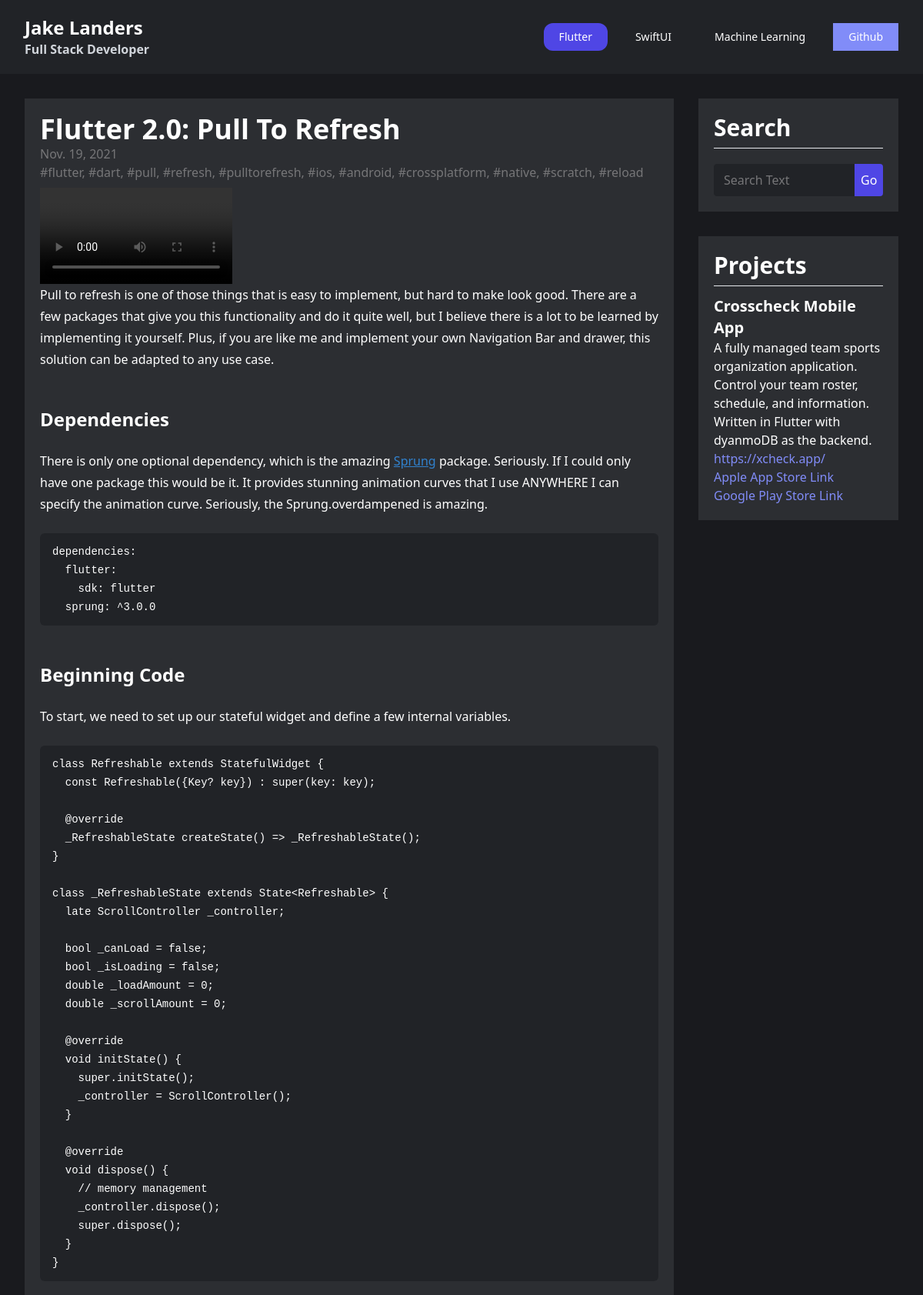
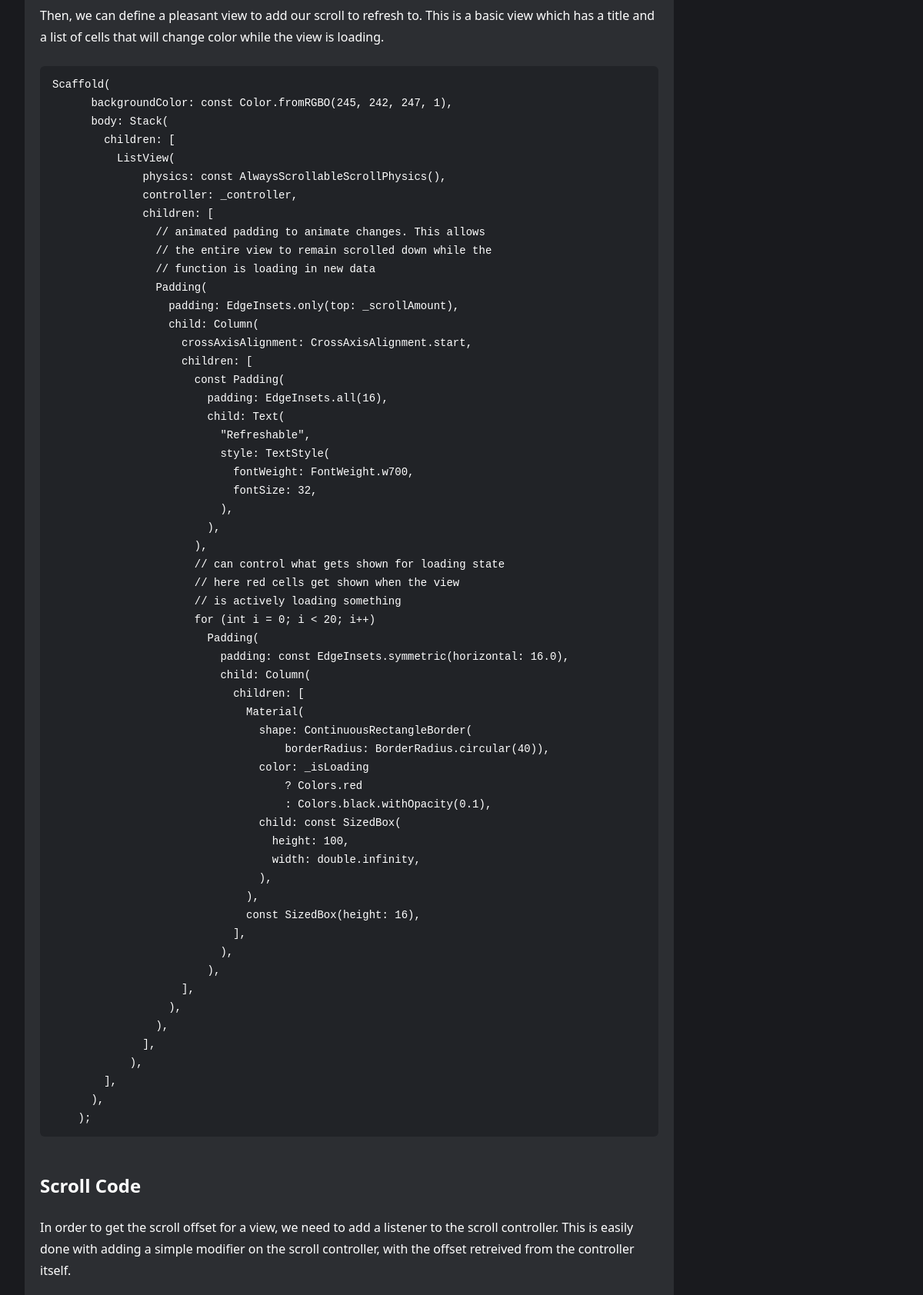
The app's page /flutter/3/ (upper part) with its own data (2 pictures, top to bottom).
### blog/models.py (models this page shows, shortened)
class Article(models.Model):
    title = models.CharField(max_length=200)
    category = models.ForeignKey(Category, on_delete=models.CASCADE)
    date = models.DateField("date posted")
    description = models.TextField(default="")
    body = models.TextField()
    tags = models.CharField(max_length=200, default="")
    def get_tags(self):
        if self.tags == "":
            return ""
        else:
            list_tags = self.tags.split(",")
            tag_str = ""
            for i in list_tags:
                if i == list_tags[-1]:
                    tag_str = tag_str + "#{}".format(i)
                else:
                    tag_str = tag_str + "#{}, ".format(i)
            return tag_str

class Video(models.Model):
    video = models.FileField(upload_to="assets/", default="", blank=True)
    name = models.CharField(max_length=100, default="")
    article = models.ForeignKey(Article, on_delete=models.CASCADE)

### blog/views.py (the view, shortened to what this page needs)
# urls.py: path("<str:category>/<int:id>/", views.article_detail, name="article_detail",),
def article_detail(request, category, id):
    article = Article.objects.get(id=id)
    article.body = md.markdown(
        article.body,
        extensions=[
            "markdown.extensions.fenced_code",
            "markdown.extensions.extra",
            "markdown.extensions.toc",
        ],
    )
    replies = Reply.objects.filter(article__id=id)
    images = Image.objects.filter(article__id=id)
    videos = Video.objects.filter(article__id=id)
    return render(
        request,
        "blog/articles/article.html",
        {"article": article, "replies": replies, "images": images, "videos": videos},
    )

### templates/blog/articles/article.html (shortened to what this page needs)
{% extends "base.html" %}
{% load static %}
{% block content %}
<head>
</head>
<div>
    <div class="p-5 bg-cgray-600 space-y-4">
        <div class="">
            <h1 class="text-4xl font-extrabold">
                {{ article.title }}
            </h1>
            <h2 class="text-md text-cgray-400">
                {{ article.date }}
            </h2>
            <p class="pb-2 text-cgray-400">
                {{ article.get_tags }}
            </p>
        </div>
        <div class="grid grid-cols-1 lg:grid-cols-2 md:gap-8">
            {% for video in videos %}
            <div class="rounded-md">
                <video width="250" controls>
                    <source src=" {{ video.video.url }}" type="video/mp4">
                    <source src="{{ video.video.url }}" type="video/ogg">
                </video>
            </div>
            {% endfor %}
        </div>
        <article class="prose sm:max-w-none md:max-w-5xl content-center">
            {{ article.body | safe }}
        </article>
    </div>
</div>
</div>
{% endblock content %}

### blog/static/css/styles.css (style rules this page uses)
html { -moz-tab-size:4;-o-tab-size:4;tab-size:4;line-height:1.15;-webkit-text-size-adjust:100% }
body { margin:0;font-family:system-ui,-apple-system,Segoe UI,Roboto,Helvetica,Arial,sans-serif,Apple Color Emoji,Segoe UI Emoji }
code,kbd,pre,samp { font-family:ui-monospace,SFMono-Regular,Consolas,Liberation Mono,Menlo,monospace;font-size:1em }
blockquote,dd,dl,figure,h1,h2,h3,h4,h5,h6,hr,p,pre { margin:0 }
html { font-family:ui-sans-serif,system-ui,-apple-system,BlinkMacSystemFont,Segoe UI,Roboto,Helvetica Neue,Arial,Noto Sans,sans-serif,Apple Color Emoji,Segoe UI Emoji,Segoe UI Symbol,Noto Color Emoji;line-height:1.5 }
body { font-family:inherit;line-height:inherit }
*,:after,:before { box-sizing:border-box;border:0 solid }
h1,h2,h3,h4,h5,h6 { font-size:inherit;font-weight:inherit }
a { color:inherit;text-decoration:inherit }
code,kbd,pre,samp { font-family:ui-monospace,SFMono-Regular,Menlo,Monaco,Consolas,Liberation Mono,Courier New,monospace }
audio,canvas,embed,iframe,img,object,svg,video { display:block;vertical-align:middle }
img,video { max-width:100%;height:auto }
*,:after,:before { --tw-border-opacity:1;border-color:rgba(229,231,235,var(--tw-border-opacity)) }
.prose { color:#fff;max-width:65ch }
.prose a { color:#3182ce;text-decoration:underline;font-weight:500 }
.prose h2 { color:#fff;font-weight:700;font-size:1.5em;margin-top:2em;margin-bottom:1em;line-height:1.3333333 }
.prose code { color:#111827;font-weight:600;font-size:.875em }
.prose code:after,.prose code:before { content:"`" }
.prose pre { color:#fff;background-color:#212327;overflow-x:auto;font-size:.875em;line-height:1.7142857;margin-top:1.7142857em;margin-bottom:1.7142857em;border-radius:.375rem;padding:.8571429em 1.1428571em }
.prose pre code { background-color:initial;border-width:0;border-radius:0;padding:0;font-weight:400;color:inherit;font-size:inherit;font-family:inherit;line-height:inherit }
.prose pre code:after,.prose pre code:before { content:none }
.prose { font-size:1rem;line-height:1.75 }
.prose p { margin-top:1.25em;margin-bottom:1.25em }
.prose h2+*,.prose h3+*,.prose h4+*,.prose hr+* { margin-top:0 }
.prose>:first-child { margin-top:0 }
.grid { display:grid }
.content-center { align-content:center }
.bg-cgray-800 { --tw-bg-opacity:1;background-color:rgba(25,26,30,var(--tw-bg-opacity)) }
.bg-cgray-600 { --tw-bg-opacity:1;background-color:rgba(44,46,50,var(--tw-bg-opacity)) }
.p-5 { padding:1.25rem }
.pb-2 { padding-bottom:.5rem }
.text-4xl { font-size:2.25rem;line-height:2.5rem }
.font-extrabold { font-weight:800 }
.text-white { --tw-text-opacity:1;color:rgba(255,255,255,var(--tw-text-opacity)) }
.text-cgray-400 { --tw-text-opacity:1;color:rgba(118,118,120,var(--tw-text-opacity)) }
@media (min-width:640px) { .sm\:max-w-none { max-width:none } }
@media (min-width:768px) { .md\:max-w-5xl { max-width:64rem } }
@media (min-width:768px) { .md\:gap-8 { gap:2rem } }

### records on screen
Article: title "Flutter 2.0: Pull To Refresh", date "Nov. 19, 2021", get_tags "#flutter, #dart, #pull, #refresh, #pulltorefresh, #ios, #android, #crossplatform, #native, #scratch, #reload", body "Pull to refresh is one of those things that is easy to implement, but hard to make look good. There are a few packages that give you this functionality and do it quite well, but I believe there is a lot to be learned by implementing it yourself. Plus, if you are like me and implement your own Navigation Bar and drawer, this solution can be adapted to any use case. Dependencies There is only one optional dependency, which is the amazing Sprung package. Seriously. If I could only have one package this would be it. It provides stunning animation curves that I use ANYWHERE I can specify the animation curve. Seriously, the Sprung.overdampened is amazing. dependencies: flutter: sdk: flutter…"
